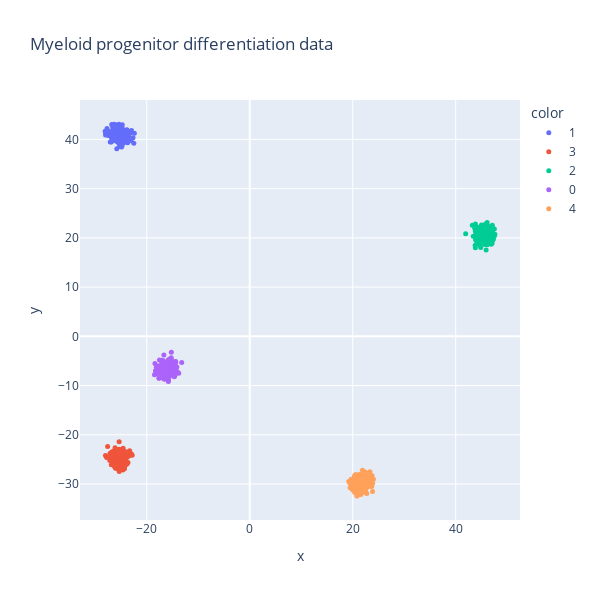

Source (notebook cell):
### Markdown cell above
## Visualize

### Code cell
sc.pp.pca(adata, n_comps=2)
fig = px.scatter(
    x=adata.obsm["X_pca"][:, 0],
    y=adata.obsm["X_pca"][:, 1],
    color=adata.obs["cell_type"],
    title="Myeloid progenitor differentiation data",
    width=600,
    height=600,
)
fig.update_traces(marker=dict(size=5))
fig.show()

### Figure 1 — Plotly figure (JSON) as saved in the notebook; plotly's stock layout.template omitted (floating-point values rounded to 4 significant figures; data arrays with more than 128 entries replaced by an {"elided": "..."} marker saying what was removed)
{"data": [{"hovertemplate": "color=1<br>x=%{x}<br>y=%{y}<extra></extra>", "legendgroup": "1", "marker": {"color": "#636efa", "size": 5, "symbol": "circle"}, "mode": "markers", "name": "1", "orientation": "v", "showlegend": true, "type": "scatter", "x": {"elided": "200 float values"}, "xaxis": "x", "y": {"elided": "200 float values"}, "yaxis": "y"}, {"hovertemplate": "color=3<br>x=%{x}<br>y=%{y}<extra></extra>", "legendgroup": "3", "marker": {"color": "#EF553B", "size": 5, "symbol": "circle"}, "mode": "markers", "name": "3", "orientation": "v", "showlegend": true, "type": "scatter", "x": {"elided": "200 float values"}, "xaxis": "x", "y": {"elided": "200 float values"}, "yaxis": "y"}, {"hovertemplate": "color=2<br>x=%{x}<br>y=%{y}<extra></extra>", "legendgroup": "2", "marker": {"color": "#00cc96", "size": 5, "symbol": "circle"}, "mode": "markers", "name": "2", "orientation": "v", "showlegend": true, "type": "scatter", "x": {"elided": "200 float values"}, "xaxis": "x", "y": {"elided": "200 float values"}, "yaxis": "y"}, {"hovertemplate": "color=0<br>x=%{x}<br>y=%{y}<extra></extra>", "legendgroup": "0", "marker": {"color": "#ab63fa", "size": 5, "symbol": "circle"}, "mode": "markers", "name": "0", "orientation": "v", "showlegend": true, "type": "scatter", "x": {"elided": "200 float values"}, "xaxis": "x", "y": {"elided": "200 float values"}, "yaxis": "y"}, {"hovertemplate": "color=4<br>x=%{x}<br>y=%{y}<extra></extra>", "legendgroup": "4", "marker": {"color": "#FFA15A", "size": 5, "symbol": "circle"}, "mode": "markers", "name": "4", "orientation": "v", "showlegend": true, "type": "scatter", "x": {"elided": "200 float values"}, "xaxis": "x", "y": {"elided": "200 float values"}, "yaxis": "y"}], "layout": {"height": 600, "legend": {"title": {"text": "color"}, "tracegroupgap": 0}, "title": {"text": "Myeloid progenitor differentiation data"}, "width": 600, "xaxis": {"anchor": "y", "domain": [0, 1], "title": {"text": "x"}}, "yaxis": {"anchor": "x", "domain": [0, 1], "title": {"text": "y"}}}}
